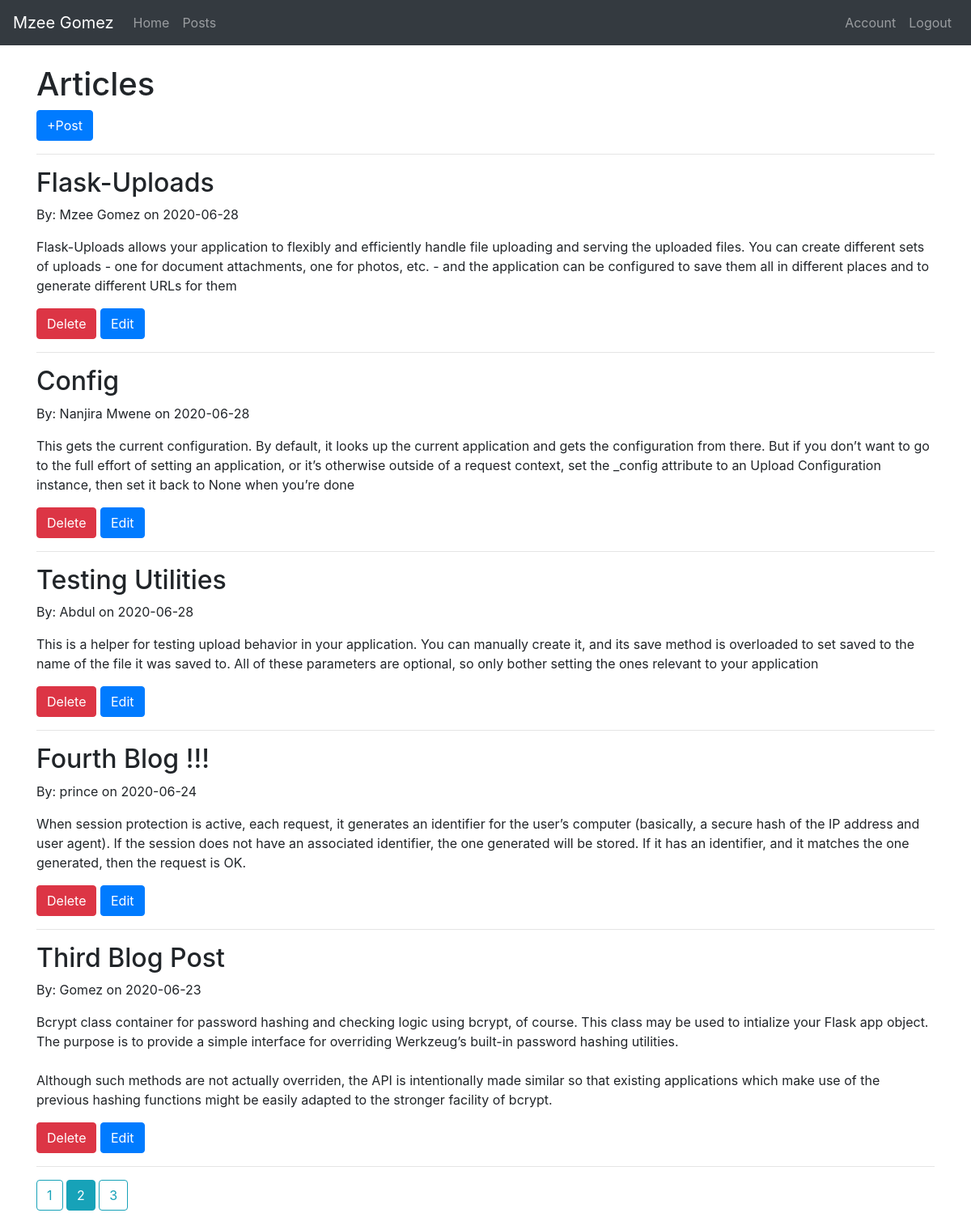
Screenshot of /post?page=2 (signed in) with the database file from the repository.
### app.py (models this page shows, shortened)
class Blog(db.Model):
    id = db.Column(db.Integer, primary_key=True)
    title = db.Column(db.String(40), nullable=False)
    author = db.Column(db.String(20), nullable=False)
    content = db.Column(db.Text, nullable=False)
    date_posted = db.Column(db.DateTime, nullable=False, default=datetime.utcnow)

### app.py (the view)
@app.route('/post')
@login_required
def post():
    page = request.args.get('page', 1, type=int)
    posts = Blog.query.order_by(Blog.date_posted.desc()).paginate(page=page, per_page=5)
    return render_template('post.html', posts=posts)

### app.py (called while the page is built)
@login_manager.user_loader
def load_user(user_id):
    return User.query.get(int(user_id))

### templates/post.html
{% extends 'layout.html' %}
{% block body %}
    <h1>Articles</h1>
    <a class="btn btn-primary" href="/add">+Post</a>
    <hr>
    {% for post in posts.items %}
        <h2>{{ post.title }}</h2>
        <p>By: {{ post.author }} on {{ post.date_posted.strftime('%Y-%m-%d') }}</p>
        <p style="white-space: pre-wrap">{{ post.content }}</p>
        <a class="btn btn-danger" href="/post/delete/{{post.id}}">Delete</a>
        <a class="btn btn-primary" href="/post/edit/{{post.id}}">Edit</a>
        <hr>
    {% endfor %}
    {% for page_num in posts.iter_pages(left_edge=1, right_edge=1, left_current=1, right_current=2) %}
        {% if page_num %}
            {% if posts.page == page_num %}
                <a class="btn btn-info mb-4" href="{{ url_for('post', page=page_num) }}">{{ page_num }}</a>
            {% else %}
            <a class="btn btn-outline-info mb-4" href="{{ url_for('post', page=page_num) }}">{{ page_num }}</a>
            {% endif %}
        {% else %}
            ...
        {% endif %}
    {% endfor %}
{% endblock %}

### rows the page displays
Blog: title "Flask-Uploads", author "Mzee Gomez", date_posted "2020-06-28", content "Flask-Uploads allows your application to flexibly and efficiently handle file uploading and serving the uploaded files. You can create different sets of uploads - one for document attachments, one for photos, etc. - and the application can be configured to save them all in different places and to generate different URLs for them"
Blog: title "Config", author "Nanjira Mwene", date_posted "2020-06-28", content "This gets the current configuration. By default, it looks up the current application and gets the configuration from there. But if you don’t want to go to the full effort of setting an application, or it’s otherwise outside of a request context, set the _config attribute to an Upload Configuration instance, then set it back to None when you’re done"
Blog: title "Testing Utilities", author "Abdul", date_posted "2020-06-28", content "This is a helper for testing upload behavior in your application. You can manually create it, and its save method is overloaded to set saved to the name of the file it was saved to. All of these parameters are optional, so only bother setting the ones relevant to your application"
Blog: title "Fourth Blog !!!", author "prince", date_posted "2020-06-24", content "When session protection is active, each request, it generates an identifier for the user’s computer (basically, a secure hash of the IP address and user agent). If the session does not have an associated identifier, the one generated will be stored. If it has an identifier, and it matches the one generated, then the request is OK."
Blog: title "Third Blog Post", author "Gomez", date_posted "2020-06-23", content "Bcrypt class container for password hashing and checking logic using bcrypt, of course. This class may be used to intialize your Flask app object. The purpose is to provide a simple interface for overriding Werkzeug’s built-in password hashing utilities. Although such methods are not actually overriden, the API is intentionally made similar so that existing applications which make use of the previous hashing functions might be easily adapted to the stronger facility of bcrypt."

### other values shown
{{ page_num }} "1" "3"
{{ page_num }} "2"
